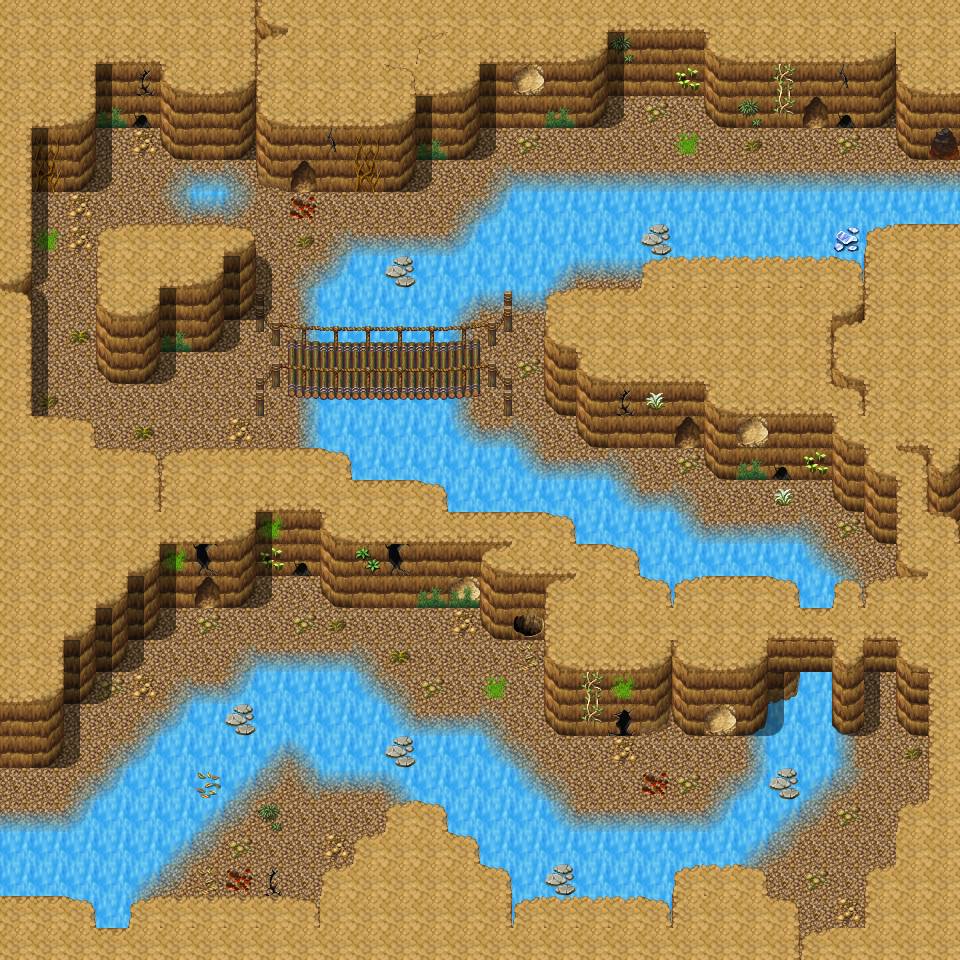

Rendered tile map (Tiled .tmx) drawn with the repository's tilesets; below, a short description and the map source with its tile grids summarised:
An orthogonal 30x30 tile map with 32x32 px tiles, 3 tile layers (Ground, Objects, Above), 1 hidden layer not drawn, 40 tilesets and 12 objects (10x spawn, 2x mapchange).

<map version="1.0" orientation="orthogonal" width="30" height="30" tilewidth="32" tileheight="32">
 <tileset firstgid="1" name="map_bed_1" tilewidth="32" tileheight="32">
  <image source="../drawable/map_bed_1.png" width="512" height="256" />
 </tileset>
 <tileset firstgid="129" name="map_border_1" tilewidth="32" tileheight="32">
  <image source="../drawable/map_border_1.png" width="512" height="256" />
 </tileset>
 <tileset firstgid="257" name="map_bridge_1" tilewidth="32" tileheight="32">
  <image source="../drawable/map_bridge_1.png" width="512" height="256" />
 </tileset>
 <tileset firstgid="385" name="map_broken_1" tilewidth="32" tileheight="32">
  <image source="../drawable/map_broken_1.png" width="512" height="256" />
 </tileset>
 <tileset firstgid="513" name="map_cavewall_1" tilewidth="32" tileheight="32">
  <image source="../drawable/map_cavewall_1.png" width="576" height="192" />
 </tileset>
 <tileset firstgid="621" name="map_cavewall_2" tilewidth="32" tileheight="32">
  <image source="../drawable/map_cavewall_2.png" width="576" height="192" />
 </tileset>
 <tileset firstgid="729" name="map_cavewall_3" tilewidth="32" tileheight="32">
  <image source="../drawable/map_cavewall_3.png" width="576" height="192" />
 </tileset>
 <tileset firstgid="837" name="map_chair_table_1" tilewidth="32" tileheight="32">
  <image source="../drawable/map_chair_table_1.png" width="512" height="256" />
 </tileset>
 <tileset firstgid="965" name="map_crate_1" tilewidth="32" tileheight="32">
  <image source="../drawable/map_crate_1.png" width="512" height="256" />
 </tileset>
 <tileset firstgid="1093" name="map_cupboard_1" tilewidth="32" tileheight="32">
  <image source="../drawable/map_cupboard_1.png" width="512" height="256" />
 </tileset>
 <tileset firstgid="1221" name="map_curtain_1" tilewidth="32" tileheight="32">
  <image source="../drawable/map_curtain_1.png" width="512" height="256" />
 </tileset>
 <tileset firstgid="1349" name="map_entrance_1" tilewidth="32" tileheight="32">
  <image source="../drawable/map_entrance_1.png" width="512" height="256" />
 </tileset>
 <tileset firstgid="1477" name="map_fence_1" tilewidth="32" tileheight="32">
  <image source="../drawable/map_fence_1.png" width="512" height="256" />
 </tileset>
 <tileset firstgid="1605" name="map_fence_2" tilewidth="32" tileheight="32">
  <image source="../drawable/map_fence_2.png" width="512" height="256" />
 </tileset>
 <tileset firstgid="1733" name="map_ground_1" tilewidth="32" tileheight="32">
  <image source="../drawable/map_ground_1.png" width="512" height="256" />
 </tileset>
 <tileset firstgid="1861" name="map_ground_2" tilewidth="32" tileheight="32">
  <image source="../drawable/map_ground_2.png" width="512" height="256" />
 </tileset>
 <tileset firstgid="1989" name="map_ground_3" tilewidth="32" tileheight="32">
  <image source="../drawable/map_ground_3.png" width="512" height="256" />
 </tileset>
 <tileset firstgid="2117" name="map_ground_4" tilewidth="32" tileheight="32">
  <image source="../drawable/map_ground_4.png" width="512" height="256" />
 </tileset>
 <tileset firstgid="2245" name="map_ground_5" tilewidth="32" tileheight="32">
  <image source="../drawable/map_ground_5.png" width="512" height="256" />
 </tileset>
 <tileset firstgid="2373" name="map_ground_6" tilewidth="32" tileheight="32">
  <image source="../drawable/map_ground_6.png" width="512" height="256" />
 </tileset>
 <tileset firstgid="2501" name="map_ground_7" tilewidth="32" tileheight="32">
  <image source="../drawable/map_ground_7.png" width="512" height="256" />
 </tileset>
 <tileset firstgid="2629" name="map_ground_8" tilewidth="32" tileheight="32">
  <image source="../drawable/map_ground_8.png" width="512" height="256" />
 </tileset>
 <tileset firstgid="2757" name="map_indoor_1" tilewidth="32" tileheight="32">
  <image source="../drawable/map_indoor_1.png" width="512" height="256" />
 </tileset>
 <tileset firstgid="2885" name="map_kitchen_1" tilewidth="32" tileheight="32">
  <image source="../drawable/map_kitchen_1.png" width="512" height="256" />
 </tileset>
 <tileset firstgid="3013" name="map_outdoor_1" tilewidth="32" tileheight="32">
  <image source="../drawable/map_outdoor_1.png" width="512" height="256" />
 </tileset>
 <tileset firstgid="3141" name="map_pillar_1" tilewidth="32" tileheight="32">
  <image source="../drawable/map_pillar_1.png" width="512" height="256" />
 </tileset>
 <tileset firstgid="3269" name="map_plant_1" tilewidth="32" tileheight="32">
  <image source="../drawable/map_plant_1.png" width="512" height="256" />
 </tileset>
 <tileset firstgid="3397" name="map_rock_1" tilewidth="32" tileheight="32">
  <image source="../drawable/map_rock_1.png" width="512" height="256" />
 </tileset>
 <tileset firstgid="3525" name="map_roof_1" tilewidth="32" tileheight="32">
  <image source="../drawable/map_roof_1.png" width="512" height="256" />
 </tileset>
 <tileset firstgid="3653" name="map_roof_2" tilewidth="32" tileheight="32">
  <image source="../drawable/map_roof_2.png" width="512" height="256" />
 </tileset>
 <tileset firstgid="3781" name="map_shop_1" tilewidth="32" tileheight="32">
  <image source="../drawable/map_shop_1.png" width="512" height="256" />
 </tileset>
 <tileset firstgid="3909" name="map_sign_ladder_1" tilewidth="32" tileheight="32">
  <image source="../drawable/map_sign_ladder_1.png" width="512" height="256" />
 </tileset>
 <tileset firstgid="4037" name="map_table_1" tilewidth="32" tileheight="32">
  <image source="../drawable/map_table_1.png" width="512" height="256" />
 </tileset>
 <tileset firstgid="4165" name="map_trail_1" tilewidth="32" tileheight="32">
  <image source="../drawable/map_trail_1.png" width="512" height="256" />
 </tileset>
 <tileset firstgid="4293" name="map_tree_1" tilewidth="32" tileheight="32">
  <image source="../drawable/map_tree_1.png" width="512" height="256" />
 </tileset>
 <tileset firstgid="4421" name="map_wall_1" tilewidth="32" tileheight="32">
  <image source="../drawable/map_wall_1.png" width="512" height="256" />
 </tileset>
 <tileset firstgid="4549" name="map_wall_2" tilewidth="32" tileheight="32">
  <image source="../drawable/map_wall_2.png" width="480" height="256" />
 </tileset>
 <tileset firstgid="4669" name="map_wall_3" tilewidth="32" tileheight="32">
  <image source="../drawable/map_wall_3.png" width="480" height="256" />
 </tileset>
 <tileset firstgid="4789" name="map_window_1" tilewidth="32" tileheight="32">
  <image source="../drawable/map_window_1.png" width="512" height="256" />
 </tileset>
 <tileset firstgid="4917" name="map_window_2" tilewidth="32" tileheight="32">
  <image source="../drawable/map_window_2.png" width="512" height="256" />
 </tileset>
 <layer name="Ground" width="30" height="30">
  <data>[900 cells, 899 non-empty, 19 distinct tile ids]</data>
 </layer>
 <layer name="Objects" width="30" height="30">
  <data>[900 cells, 322 non-empty, 61 distinct tile ids]</data>
 </layer>
 <layer name="Above" width="30" height="30">
  <data>[900 cells, 93 non-empty, 28 distinct tile ids]</data>
 </layer>
 <layer name="Walkable" width="30" height="30" visible="0">
  <data>[900 cells, 635 non-empty, 1 distinct tile ids]</data>
 </layer>
 <objectgroup name="Mapevents" visible="0">
  <object name="east" type="mapchange" x="928" y="160" width="32" height="32">
   <properties>
    <property name="map" value="waytobrimhavencave3" />
    <property name="place" value="west" />
   </properties>
  </object>
  <object name="west" type="mapchange" x="0" y="768" width="32" height="64">
   <properties>
    <property name="map" value="waytobrimhavencave1" />
    <property name="place" value="east" />
   </properties>
  </object>
 </objectgroup>
 <objectgroup name="Spawn">
  <!-- 10 objects omitted --></objectgroup>
 <objectgroup name="Keys" />
</map>
<!-- 10 of 12 objects omitted -->
